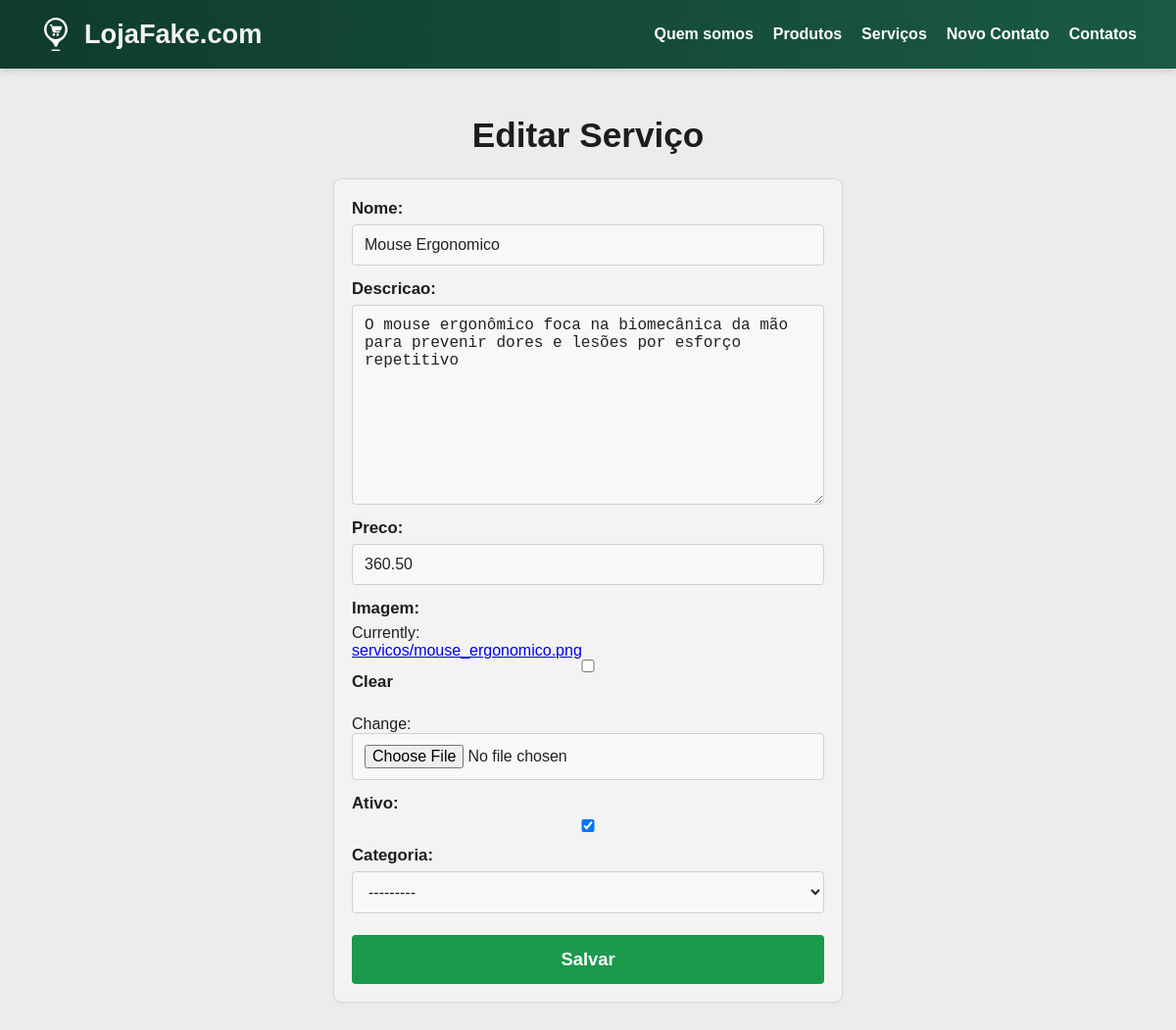
The page /editar-servico/4 on the database as committed earlier.
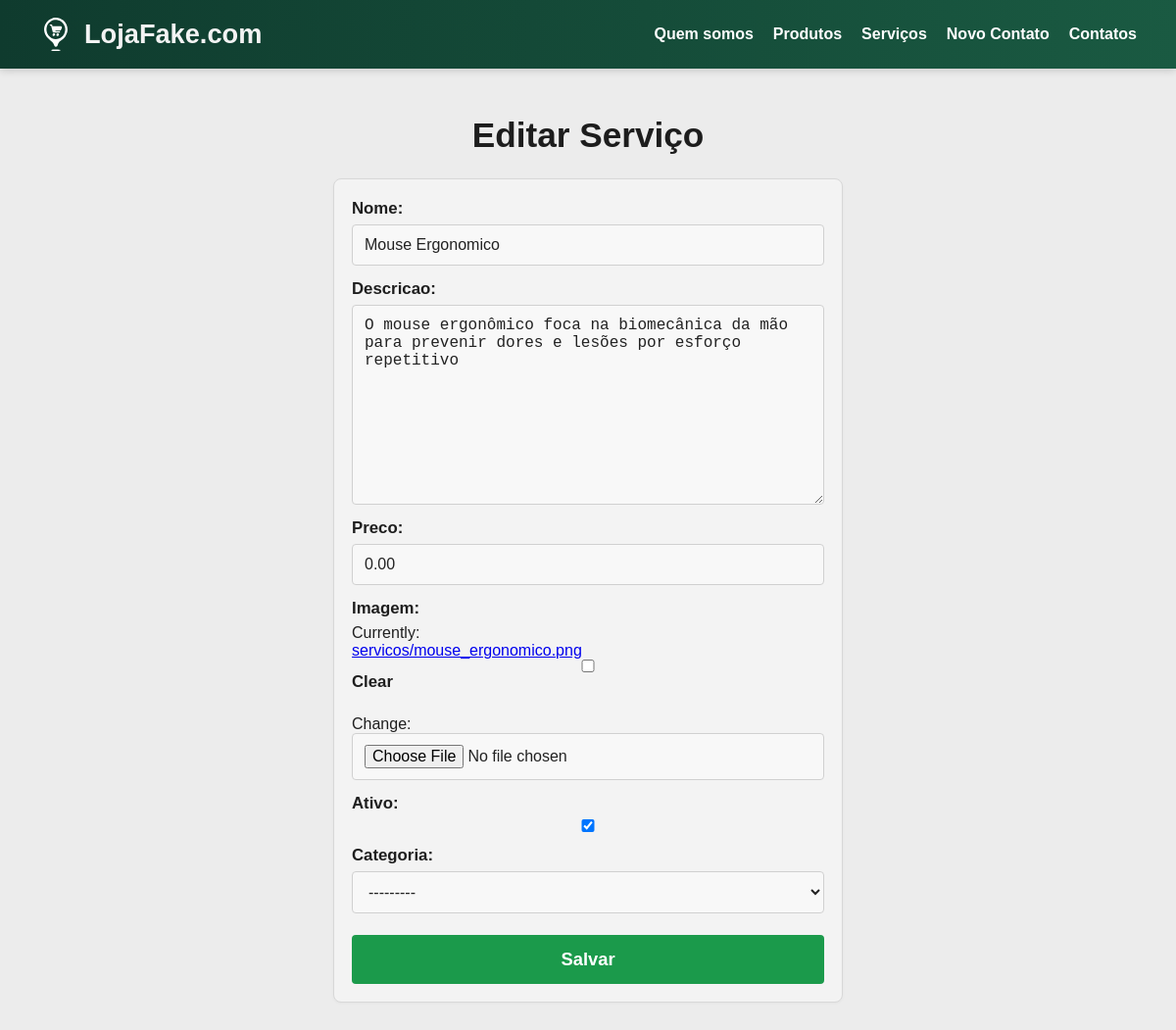
The same page on the database as committed later.
### ap/models.py (models this page shows, shortened)
class Servico(models.Model):
    nome = models.CharField(max_length=100)
    descricao = models.TextField(blank=True)
    preco = models.DecimalField(max_digits=10, decimal_places=2)
    imagem = models.ImageField(upload_to='servicos/', blank=True, null=True)
    ativo = models.BooleanField(default=True)
    criado_em = models.DateTimeField(auto_now_add=True)
    atualizado_em = models.DateTimeField(auto_now=True)
    categoria = models.ForeignKey(Categoria, on_delete=models.PROTECT, related_name='servicos', blank=True, null=True)

### ap/views.py (the view)
# urls.py: path("editar-servico/<int:id>", views.editarServico, name="editarServico"),
def editarServico(request, id):
    servico = Servico.objects.get(id=id)
    form = FormServico(request.POST or None, request.FILES or None, instance=servico)
    if request.POST:
        if form.is_valid():
            form.save()
            return redirect('servicos')
    return render (request, "editar-servico.html", {'form': form})

### ap/forms.py
class FormServico(forms.ModelForm):
    class Meta:
        model = Servico
        fields = ("nome", "descricao", "preco", "imagem", "ativo", "categoria")

### ap/models.py (called while the page is built)
    def __str__(self):
        return self.nome

### ap/templates/editar-servico.html (shortened to what this page needs)
{% extends 'template.html' %}
{% load static %}
{% block estilos %}
<link rel="stylesheet" href="{% static 'css/form-servico.css' %}">
{% endblock %}
{% block conteudo %}
<h2 class="form-titulo">Editar Serviço</h2>
<div class="form-container">
    <form method="POST" enctype="multipart/form-data" class="servico-form">
        {% for field in form %}
        <div class="campo">
            <label for="{{ field.id_for_label }}">{{ field.label }}:</label>
            {{ field }}
        </div>
        {% endfor %}
        <button type="submit">Salvar</button>
    </form>
</div>
{% endblock %}

Rows that differ between the two databases and show on the page:
changed Servico "Mouse Ergonomico": preco "360.50" → "0.00"
